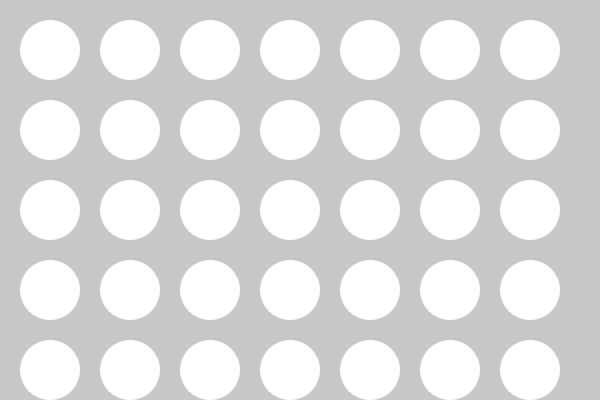
Frame 1 (no input)
Frame 60 (no input): identical to frame 1, image omitted
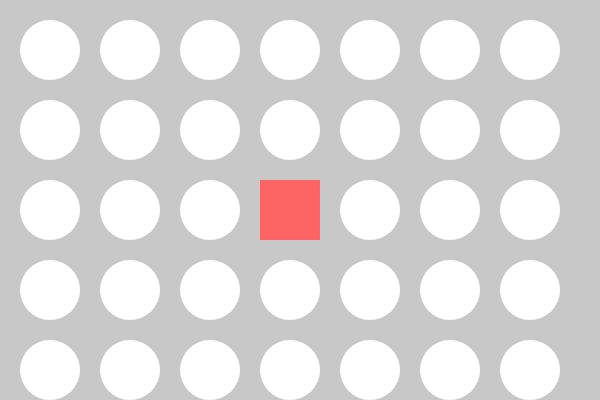
Frame 120 (the mouse pressed at the canvas centre since frame 60)

The p5.js sketch that drew these frames (run headless with seeded random() and noise() and a simulated clock; from frame 60 on, the mouse is pressed at the canvas centre):

// p5.js sketch
// ── sketch.js
// 最終課題を制作しよう

function setup() {
  createCanvas(600, 400); 
  noStroke(); 
  rectMode(CENTER); // ★追加：四角形の中心を座標に合わせる設定
}

function draw() {
  background(200); 

  // --- 繰り返し処理 ---
  for (let x = 50; x < width; x += 80) {
    for (let y = 50; y < height; y += 80) {
      drawDot(x, y); 
    }
  }
}

// --- 自作関数の定義 ---
function drawDot(x, y) {
  let d = dist(mouseX, mouseY, x, y);

  // ★変更点：条件分岐で「形」も変えるようにした
  if (d < 40) {
    // マウスに近いとき
    fill(255, 100, 100); // 薄い赤にする
    rect(x, y, 60, 60);  // ★丸ではなく「四角形」を描く
  } else {
    // 遠いとき
    fill(255);           // 白にする
    ellipse(x, y, 60, 60); // 通常通り「円」を描く
  }
}
